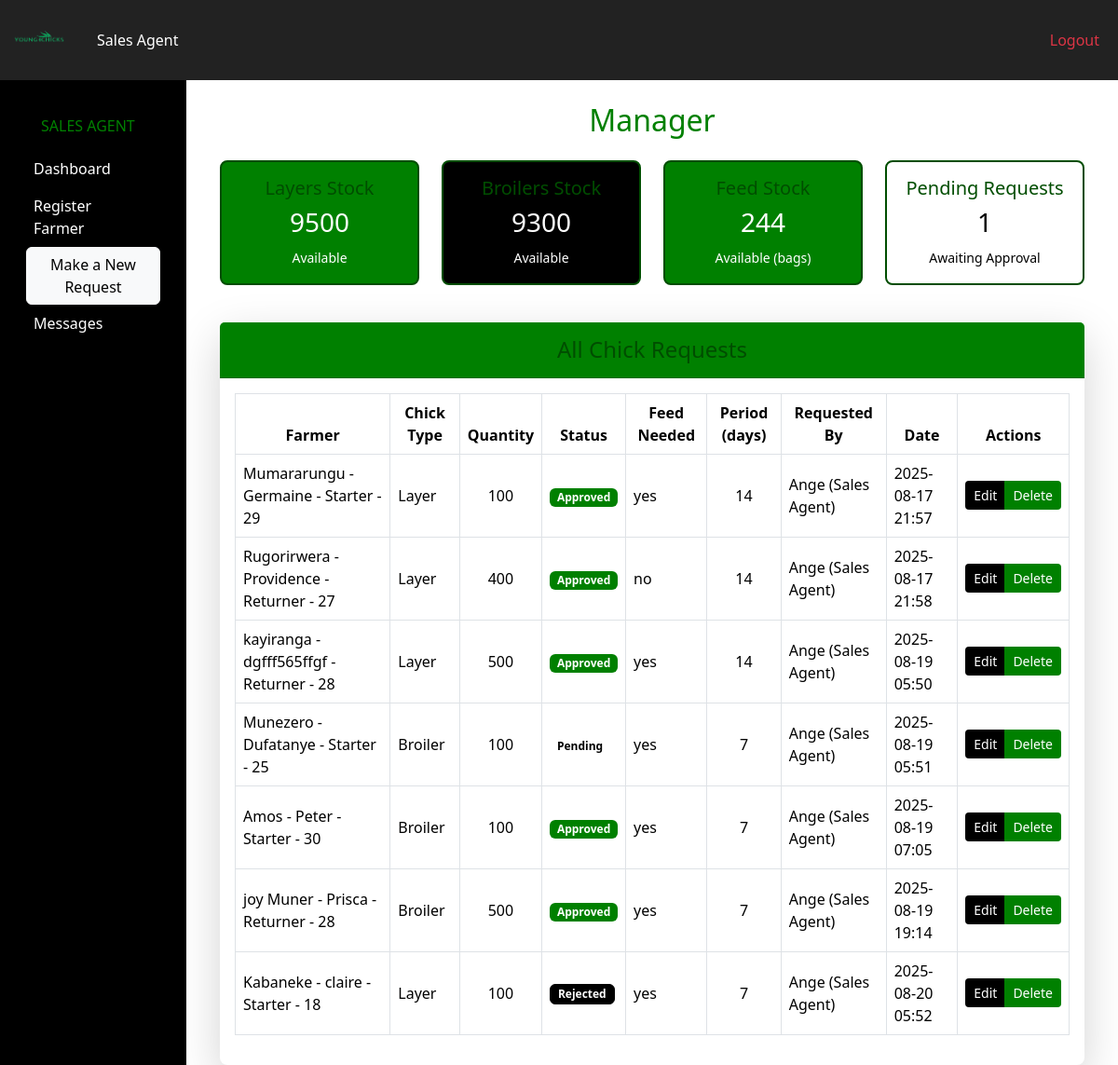
/manager/ (signed in), run on the app's committed database.
### pages/models.py (models this page shows, shortened)
class Chickrequest(models.Model):
    CHICK_STATUS = [
        ('pending', 'Pending'),
        ('approved', 'Approved'),
        ('rejected', 'Rejected'),
    ]
    FEED_NEEDED = [
        ('yes', 'Yes'),
        ('no', 'No'),
    ]
    CHICK_DELIVERED = [
        ('yes', 'Yes'),
        ('no', 'No'),
    ]
    farmer_name = models.ForeignKey(Farmer, on_delete=models.SET_NULL, null=True)
    chick_type = models.ForeignKey(ChickType, on_delete=models.SET_NULL, null=True)
    chick_quantity = models.PositiveIntegerField()
    chick_date = models.DateTimeField(auto_now_add=True)
    chick_status = models.CharField(max_length=20, choices=CHICK_STATUS, default='pending')
    feed_needed = models.CharField(max_length=10, choices=FEED_NEEDED)
    chickperiod = models.PositiveIntegerField(default=0)
    chick_delivered = models.CharField(max_length=5, choices=CHICK_DELIVERED, default='no')
    sales_agent = models.ForeignKey(
        settings.AUTH_USER_MODEL,
        on_delete=models.SET_NULL,
        null=True,
        blank=True,
        related_name='sent_requests'
    )

class Farmer(models.Model):
    GENDER_CHOICES = [
        ('Male', 'Male'),
        ('Female', 'Female'),
    ]
    FARMER_TYPE_CHOICES = [
        ('Starter', 'Starter'),
        ('Returner', 'Returner'),
    ]
    user = models.OneToOneField(
        settings.AUTH_USER_MODEL,
        on_delete=models.CASCADE,
        related_name='farmer_profile',
        null=True,
        blank=True
    )
    farmer_name = models.CharField(max_length=100)
    farmer_age = models.IntegerField()
    farmer_gender = models.CharField(max_length=10, choices=GENDER_CHOICES)
    farmer_nin = models.CharField(max_length=20)
    farmer_phone_number = models.CharField(max_length=15)
    farmer_type = models.CharField(max_length=50, choices=FARMER_TYPE_CHOICES)
    recomender_name = models.CharField(max_length=100)
    recommender_nin = models.CharField(max_length=20)
    def __str__(self):
        return f"{self.farmer_name} - {self.recomender_name} - {self.farmer_type} - {self.farmer_age}"

class ChickType(models.Model):
    TYPE_CHOICES = [
        ('broiler', 'Broiler'),
        ('layer', 'Layer'),
    ]
    name = models.CharField(max_length=20, choices=TYPE_CHOICES, unique=True)
    def __str__(self):
        return self.get_name_display()

class Userprofile(AbstractUser):
    USER_TYPE_CHOICES = [
        ('manager', 'Manager'),
        ('sales_agent', 'Sales Agent'),
    ]
    user_type = models.CharField(max_length=20, choices=USER_TYPE_CHOICES)
    phone = models.CharField(
        max_length=15,
        unique=True,
        blank=True,
        null=True,
        validators=[RegexValidator(r'^\+?\d{10,15}$', 'Enter a valid phone number.')]
    )
    title = models.CharField(max_length=5, blank=True, null=True)
    created_at = models.DateTimeField(default=timezone.now)
    class Meta:
        db_table = "user_profiles"
        ordering = ['created_at']
    def __str__(self):
        return f"{self.username} ({self.get_user_type_display()})"

### pages/views.py (the view)
# urls.py: path('manager/', views.manager_dashboard, name='manager_dashboard'),
@login_required
def manager_dashboard(request):
    chick_types = ChickType.objects.all()
    stock_summary = {}
    for chick_type in chick_types:
        stock_records = Stock.objects.filter(chick_type=chick_type).order_by('date_added')
        total_quantity = stock_records.aggregate(total=Sum('quantity'))['total'] or 0
        stock_summary[chick_type.name] = {
            'total_quantity': total_quantity,
            'records': stock_records
        }
    feed_stock = Feedstock.objects.aggregate(total=Sum('feed_quantity'))['total'] or 0
    pending_requests = Chickrequest.objects.filter(chick_status='pending')
    approved_requests = Chickrequest.objects.filter(chick_status='approved')
    requests = Chickrequest.objects.all()
    context = {
        'stock_summary': stock_summary,
        'feed_stock': feed_stock,
        'pending_requests': pending_requests,
        'pending_requests_count': pending_requests.count(),  # ✅ added
        'approved_requests': approved_requests,
        'requests': requests,
    }
    return render(request, 'pages/manager_dashboard.html', context)

### pages/templates/pages/manager_dashboard.html (shortened to what this page needs)
{% extends 'pages/base.html' %}
{% block content %}
<div class="container mt-4">
 <h2 class="mb-4 text-center" style="color: green;">Manager</h2>
<div class="row mb-4">
  <div class="col-md-3 mb-3">
    <div class="card h-100 text-center" style="background-color: green; color: white;">
      <div class="card-body py-3">
        <h5 class="card-title">Layers Stock</h5>
        <p class="card-text h3">{{ stock_summary.layer.total_quantity|default:"0" }}</p>
        <small>Available</small>
      </div>
    </div>
  </div>
  <div class="col-md-3 mb-3">
    <div class="card h-100 text-center" style="background-color: black; color: white;">
      <div class="card-body py-3">
        <h5 class="card-title">Broilers Stock</h5>
        <p class="card-text h3">{{ stock_summary.broiler.total_quantity|default:"0" }}</p>
        <small>Available</small>
      </div>
    </div>
  </div>
  <div class="col-md-3 mb-3">
    <div class="card h-100 text-center" style="background-color: green; color: white;">
      <div class="card-body py-3">
        <h5 class="card-title">Feed Stock</h5>
        <p class="card-text h3">{{ feed_stock|default:"0" }}</p>
        <small>Available (bags)</small>
      </div>
    </div>
  </div>
  <div class="col-md-3 mb-3">
    <div class="card h-100 text-center" style="background-color: white; color: black;">
      <div class="card-body py-3">
        <h5 class="card-title">Pending Requests</h5>
        <p class="card-text h3">
          {{ pending_requests_count|default:"0" }}
        </p>
        <small>Awaiting Approval</small>
      </div>
    </div>
  </div>
</div>
  <div class="card shadow-lg border-0 rounded-3 mt-4">
    <div class="card-header" style="background-color: green; color: white; text-align: center; padding: 15px;">
      <h4 class="mb-0">All Chick Requests</h4>
    </div>
    <div class="card-body">
      {% if requests %}
        <div class="table-responsive">
          <table class="table table-hover table-bordered align-middle">
            <thead style="background-color: green; color: white;" class="text-center">
              <tr>
                <th>Farmer</th>
                <th>Chick Type</th>
                <th>Quantity</th>
                <th>Status</th>
                <th>Feed Needed</th>
                <th>Period (days)</th>
                <th>Requested By</th>
                <th>Date</th>
                <th>Actions</th>
              </tr>
            </thead>
            <tbody style="color: black;">
              {% for req in requests %}
                <tr>
                  <td>{{ req.farmer_name }}</td>
                  <td>{{ req.chick_type }}</td>
                  <td class="text-center">{{ req.chick_quantity }}</td>
                  <td>
                    {% if req.chick_status == 'approved' %}
                      <span class="badge" style="background-color:green; color: white;">Approved</span>
                    {% elif req.chick_status == 'pending' %}
                      <span class="badge" style="background-color: white; color: black;">Pending</span>
                    {% else %}
                      <span class="badge" style="background-color:black; color: white; border: 1px solid black;">Rejected</span>
                    {% endif %}
                  </td>
                  <td>{{ req.feed_needed }}</td>
                  <td class="text-center">{{ req.chickperiod }}</td>
                  <td>{{ req.sales_agent }}</td>
                  <td>{{ req.chick_date|date:"Y-m-d H:i" }}</td>
                  <td>
                    <div class="btn-group btn-group-sm" role="group" aria-label="Actions">
                      {% if request.user == req.sales_agent %}
                        <a href="{% url 'record_request_edit' req.id %}" class="btn" style="background-color: black; color: white;">Edit</a>
                        <a href="{% url 'delete_request' req.id %}" class="btn" style="background-color: green; color: white;"
                           onclick="return confirm('Delete this request?');">Delete</a>
                      {% endif %}
                    </div>
                  </td>
                </tr>
              {% endfor %}
            </tbody>
          </table>
        </div>
      {% else %}
        <p class="text-center" style="color: #004d00; font-weight:bold;">No chick requests found.</p>
      {% endif %}
    </div>
  </div>
</div>
{% endblock %}

### static/style.css (style rules this page uses)
:root { --color-black: #000000; --color-white: #ffffff; --color-green: #004d00; }
body { background-color: var(--color-white); color: var(--color-black); font-family: 'Segoe UI', Tahoma, Geneva, Verdana, sans-serif; }
table { border-collapse: collapse; width: 100%; color: var(--color-black); }
table thead { background-color: var(--color-black); color: var(--color-white); }
table tbody tr { background-color: var(--color-white); }
table tbody tr:nth-child(even) { background-color: #f5f5f5; }
.card { border: 2px solid var(--color-green); color: var(--color-black); }
.card-header, .card-title { color: var(--color-green); }
h1, h2, h3, h4, h5, h6 { color: var(--color-green); }

### pages/templates/pages/base.html (style rules this page uses)
.card { border-radius: 0.5rem; }
table { border: 1px solid black; }
thead { background-color: black; color: white; }

### data on the page
Chickrequest: farmer_name "Mumararungu - Germaine - Starter - 29", chick_type "Layer", chick_quantity "100", chick_status "Approved", feed_needed "yes", chickperiod "14", sales_agent "Ange (Sales Agent)", chick_date "2025-08-17 21:57", shows "Edit"
Chickrequest: farmer_name "Rugorirwera - Providence - Returner - 27", chick_type "Layer", chick_quantity "400", chick_status "Approved", feed_needed "no", chickperiod "14", sales_agent "Ange (Sales Agent)", chick_date "2025-08-17 21:58", shows "Edit"
Chickrequest: farmer_name "kayiranga - dgfff565ffgf - Returner - 28", chick_type "Layer", chick_quantity "500", chick_status "Approved", feed_needed "yes", chickperiod "14", sales_agent "Ange (Sales Agent)", chick_date "2025-08-19 05:50", shows "Edit"
Chickrequest: farmer_name "Munezero - Dufatanye - Starter - 25", chick_type "Broiler", chick_quantity "100", chick_status "Pending", feed_needed "yes", chickperiod "7", sales_agent "Ange (Sales Agent)", chick_date "2025-08-19 05:51", shows "Edit"
Chickrequest: farmer_name "Amos - Peter - Starter - 30", chick_type "Broiler", chick_quantity "100", chick_status "Approved", feed_needed "yes", chickperiod "7", sales_agent "Ange (Sales Agent)", chick_date "2025-08-19 07:05", shows "Edit"
Chickrequest: farmer_name "joy Muner - Prisca - Returner - 28", chick_type "Broiler", chick_quantity "500", chick_status "Approved", feed_needed "yes", chickperiod "7", sales_agent "Ange (Sales Agent)", chick_date "2025-08-19 19:14", shows "Edit"
Chickrequest: farmer_name "Kabaneke - claire - Starter - 18", chick_type "Layer", chick_quantity "100", chick_status "Rejected", feed_needed "yes", chickperiod "7", sales_agent "Ange (Sales Agent)", chick_date "2025-08-20 05:52", shows "Edit"

### other printed values
{{ stock_summary.layer.total_quantity|default:"0" }} "9500"
{{ stock_summary.broiler.total_quantity|default:"0" }} "9300"
{{ feed_stock|default:"0" }} "244"
{{ pending_requests_count|default:"0" }} "1"
